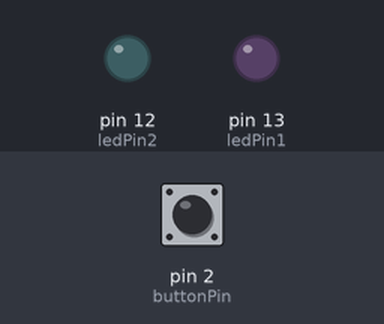
This sketch was run on a simulated Arduino Uno, built with avr-gcc and run on an emulated ATmega328P. On the bench: output pins drawn as LEDs (lit = HIGH). Dashed ring = blinking. The inputs (shaded band) are chosen by the test bench; at power-on: pin 2 (buttonPin) HIGH. What the sketch prints to the serial monitor is not drawn.

Above: at 1.2 s.
1.3 s: pin 2 (buttonPin) pulled LOW for 0.15 s
At 1.8 s:
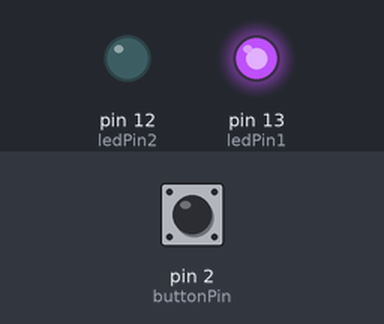
4.0 s: pin 2 (buttonPin) pulled LOW for 1 s
At 4.5 s:
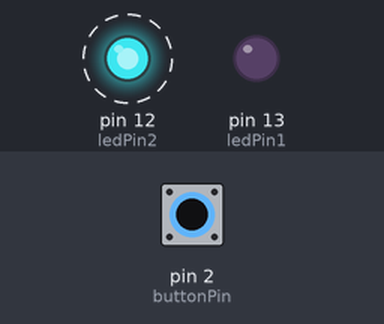
7.1 s: pin 2 (buttonPin) pulled LOW for 3.2 s
At 7.6 s:
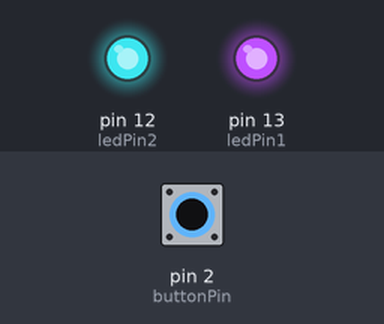
Timing chart, 0 to 12.4 s (numbered marks = the images above; inputs shaded):
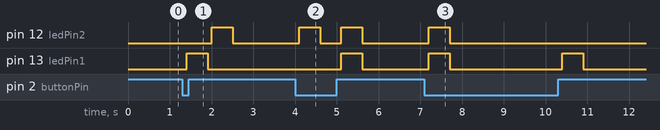

Measured:
- after the input at 1.3 s, pin 12 (ledPin2): LOW → HIGH after 0.71 s, → LOW 0.50 s later; pin 13 (ledPin1): LOW → HIGH after 0.11 s, → LOW 0.50 s later
- after the input at 4.0 s, pin 12 (ledPin2): alternates HIGH for 0.50 s and LOW for 0.50 s, 4 changes in all, then stays LOW, starting after 0.11 s; pin 13 (ledPin1): LOW → HIGH after 1.1 s, → LOW 0.50 s later
- after the input at 7.1 s, pin 12 (ledPin2): LOW → HIGH after 0.11 s, → LOW 0.50 s later; pin 13 (ledPin1): alternates HIGH for 0.50 s and LOW for 2.7 s, 4 changes in all, then stays LOW, starting after 0.11 s

The sketch:

sketch.ino
```cpp
/** Trabajo de Sofia Abdallah y Nora Flores
12 de Septiembre de 2023
El botón prende y apaga leds dependiendo de su estado.
*/
 const int buttonPin = 2;
  const int ledPin1 = 13;
  const int ledPin2 = 12;

  int ledState = 0;
  int lastButtonState = HIGH;
  int buttonState;
  int counter = 0;

void setup() {
  pinMode(buttonPin, INPUT_PULLUP);
  pinMode(ledPin1, OUTPUT);
  pinMode(ledPin2, OUTPUT);

  Serial.begin(9600);
}

void loop() {
  int reading = digitalRead(buttonPin);
  Serial.print(counter);
  Serial.print(counter%3);
  Serial.println();

 if (reading != lastButtonState) {
  if (reading == HIGH) {
    counter ++;
  }
  lastButtonState = reading;
  delay(100);

  // Al presionar el botón se prende el LED morado, y al soltarlo se prende el LED celeste
  if(counter%3 == 0) {
    digitalWrite(ledPin1, HIGH);
    delay(500); // se apaga el LED
    digitalWrite(ledPin1, LOW);
   // Al presionar el botón se prende el LED celeste, y al soltarlo se prenden ambas LED
  } else if(counter%3 == 1) {
    digitalWrite(ledPin2, HIGH);
    delay(500); // se apaga el LED
    digitalWrite(ledPin2, LOW);
    // Al presionar el botón se prenden ambas LED, y al soltarlo se prende el LED morado
  } else if(counter%3 == 2) {
    digitalWrite(ledPin1, HIGH);
    digitalWrite(ledPin2, HIGH);
    delay(500);  // se apaga el LED
    digitalWrite(ledPin1, LOW);
    digitalWrite(ledPin2, LOW);
  }

 }


}


  
```
